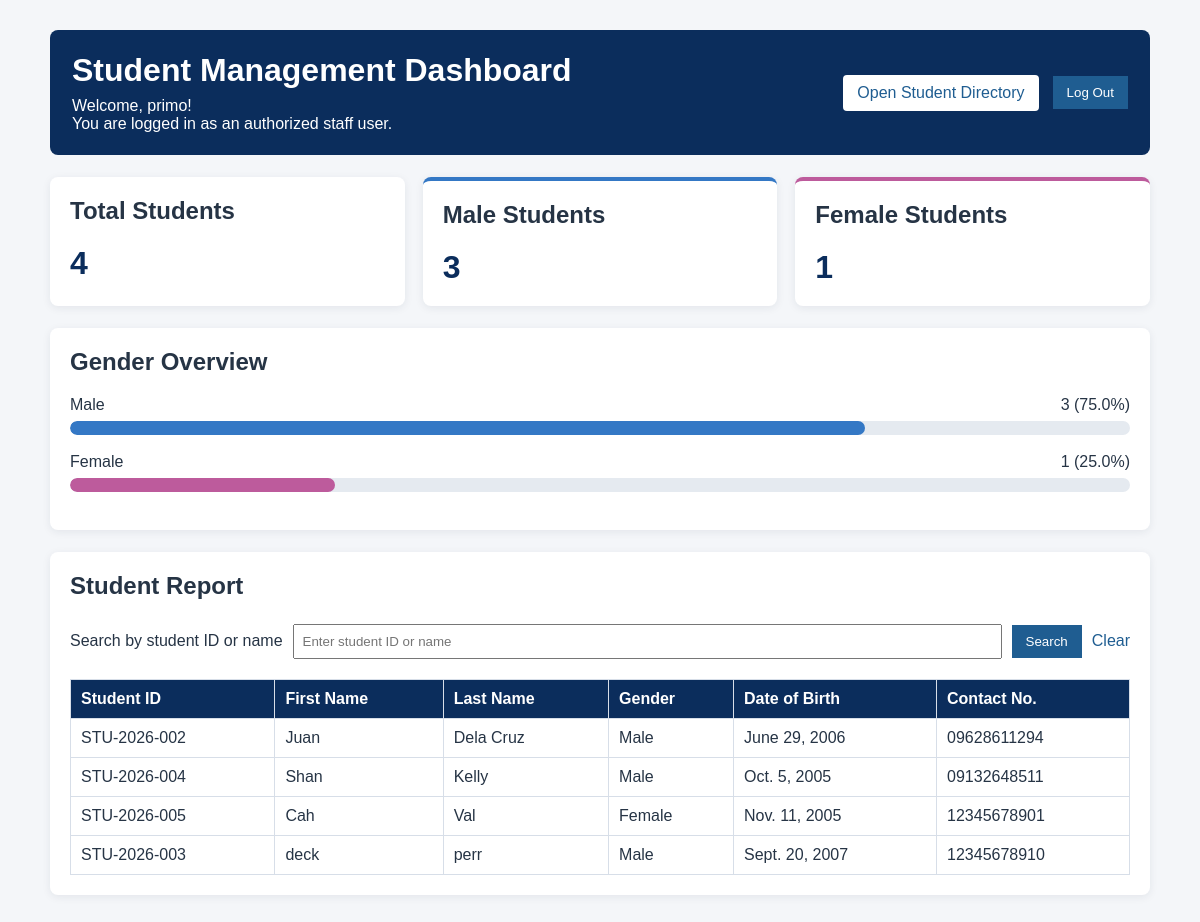
Screenshot of /registration/dashboard/ (signed in) with the database file from the repository.
### registration/models.py (models this page shows, shortened)
class Student(models.Model):
    GENDER_CHOICES = [
        ('Male', 'Male'),
        ('Female', 'Female'),
    ]
    student_id = models.CharField(
        max_length=20,
        unique=True
    )
    first_name = models.CharField(max_length=100)
    last_name = models.CharField(max_length=100)
    gender = models.CharField(
        max_length=10,
        choices=GENDER_CHOICES
    )
    date_of_birth = models.DateField()
    contact_no = models.CharField(max_length=20)

### registration/views.py (the view)
@user_passes_test(staff_check, login_url='login')
def staff_dashboard(request):
    total_students = Student.objects.count()
    male_students = Student.objects.filter(gender='Male').count()
    female_students = Student.objects.filter(gender='Female').count()
    male_percent = (
        male_students / total_students * 100
        if total_students > 0 else 0
    )
    female_percent = (
        female_students / total_students * 100
        if total_students > 0 else 0
    )
    query = request.GET.get('q', '').strip()
    students = Student.objects.all().order_by('last_name', 'first_name')
    if query:
        students = students.filter(
            Q(student_id__icontains=query)
            | Q(first_name__icontains=query)
            | Q(last_name__icontains=query)
        )
    context = {
        'total_students': total_students,
        'male_students': male_students,
        'female_students': female_students,
        'male_percent': male_percent,
        'female_percent': female_percent,
        'students': students,
        'query': query,
    }
    return render(request, 'registration/dashboard.html', context)

### registration/views.py (called while the page is built)
def staff_check(user):
    return user.is_authenticated and user.is_staff

### registration/templates/registration/dashboard.html (shortened to what this page needs)
{% load static %}
<!DOCTYPE html>
<html lang="en">
<head>
    <link rel="stylesheet" href="{% static 'registration/style.css' %}">
</head>
<body>
    <main class="dashboard-container">
        <header class="dashboard-header">
            <div>
                <h1>Student Management Dashboard</h1>
                <p>Welcome, {{ request.user.username }}!</p>
                <p>You are logged in as an authorized staff user.</p>
            </div>
            <nav class="dashboard-actions" aria-label="Dashboard actions">
                <a class="directory-link" href="{% url 'student_list' %}">
                    Open Student Directory
                </a>
                <form method="post" action="{% url 'logout' %}">
                    <button type="submit">Log Out</button>
                </form>
            </nav>
        </header>
        <section class="summary-grid" aria-label="Student summaries">
            <article class="summary-card">
                <h2>Total Students</h2>
                <p class="summary-number">{{ total_students }}</p>
            </article>
            <article class="summary-card male-card">
                <h2>Male Students</h2>
                <p class="summary-number">{{ male_students }}</p>
            </article>
            <article class="summary-card female-card">
                <h2>Female Students</h2>
                <p class="summary-number">{{ female_students }}</p>
            </article>
        </section>
        <section class="report-section" aria-labelledby="gender-overview-title">
            <h2 id="gender-overview-title">Gender Overview</h2>
            <div class="gender-row">
                <div class="gender-label">
                    <span>Male</span>
                    <span>{{ male_students }} ({{ male_percent|floatformat:1 }}%)</span>
                </div>
                <div class="bar-track" role="img"
                     aria-label="Male students: {{ male_percent|floatformat:1 }}%">
                    <div class="bar-fill male-bar"
                         style="width: {{ male_percent }}%;"></div>
                </div>
            </div>
            <div class="gender-row">
                <div class="gender-label">
                    <span>Female</span>
                    <span>{{ female_students }} ({{ female_percent|floatformat:1 }}%)</span>
                </div>
                <div class="bar-track" role="img"
                     aria-label="Female students: {{ female_percent|floatformat:1 }}%">
                    <div class="bar-fill female-bar"
                         style="width: {{ female_percent }}%;"></div>
                </div>
            </div>
        </section>
        <section class="report-section" aria-labelledby="student-report-title">
            <h2 id="student-report-title">Student Report</h2>
            <form method="get" action="{% url 'staff_dashboard' %}"
                  class="search-form">
                <label for="student-search">Search by student ID or name</label>
                <input
                    type="text"
                    id="student-search"
                    name="q"
                    value="{{ query }}"
                    placeholder="Enter student ID or name"
                >
                <button type="submit">Search</button>
                <a class="clear-search" href="{% url 'staff_dashboard' %}">
                    Clear
                </a>
            </form>
            <div class="table-wrapper">
                <table>
                    <thead>
                        <tr>
                            <th>Student ID</th>
                            <th>First Name</th>
                            <th>Last Name</th>
                            <th>Gender</th>
                            <th>Date of Birth</th>
                            <th>Contact No.</th>
                        </tr>
                    </thead>
                    <tbody>
                        {% for student in students %}
                            <tr>
                                <td>{{ student.student_id }}</td>
                                <td>{{ student.first_name }}</td>
                                <td>{{ student.last_name }}</td>
                                <td>{{ student.gender }}</td>
                                <td>{{ student.date_of_birth }}</td>
                                <td>{{ student.contact_no }}</td>
                            </tr>
                        {% empty %}
                            <tr>
                                <td colspan="6" class="empty-message">
                                    No student records found.
                                </td>
                            </tr>
                        {% endfor %}
                    </tbody>
                </table>
            </div>
        </section>
    </main>
</body>
</html>

### registration/static/registration/style.css (style rules this page uses)
body { font-family: Arial, sans-serif; background: #f4f6f9; color: #263445; margin: 30px; }
h1 { color: #0b2d5c; }
a { color: #1f5d91; text-decoration: none; }
table { width: 100%; border-collapse: collapse; background: #ffffff; }
th { background: #0b2d5c; color: #ffffff; text-align: left; }
th, td { padding: 10px; border: 1px solid #d7dee8; }
button { background: #1f5d91; color: #ffffff; border: 0; padding: 9px 14px; cursor: pointer; }
input, select { padding: 8px; margin: 4px 0; }
.dashboard-container { max-width: 1100px; margin: 0 auto; }
.dashboard-header { display: flex; justify-content: space-between; align-items: center; gap: 20px; padding: 22px; margin-bottom: 22px; border-radius: 8px; background: #0b2d5c; color: #ffffff; }
.dashboard-header h1 { color: #ffffff; margin: 0 0 8px; }
.dashboard-header p { margin: 0; }
.dashboard-actions { display: flex; align-items: center; gap: 14px; }
.dashboard-actions form { margin: 0; }
.directory-link { display: inline-block; padding: 9px 14px; border-radius: 4px; background: #ffffff; }
.summary-grid { display: grid; grid-template-columns: repeat(3, minmax(0, 1fr)); gap: 18px; margin-bottom: 22px; }
.summary-card, .report-section { padding: 20px; border-radius: 8px; background: #ffffff; box-shadow: 0 2px 8px rgba(20, 42, 70, 0.08); }
.summary-card h2, .report-section h2 { margin-top: 0; }
.summary-number { margin: 8px 0 0; color: #0b2d5c; font-size: 2rem; font-weight: 700; }
.male-card { border-top: 4px solid #3478c5; }
.female-card { border-top: 4px solid #bd5b9c; }
.report-section { margin-bottom: 22px; }
.gender-row { margin: 18px 0; }
.gender-label { display: flex; justify-content: space-between; gap: 12px; margin-bottom: 7px; }
.bar-track { height: 14px; overflow: hidden; border-radius: 8px; background: #e5eaf0; }
.bar-fill { height: 100%; border-radius: inherit; }
.male-bar { background: #3478c5; }
.female-bar { background: #bd5b9c; }
.search-form { display: flex; align-items: center; flex-wrap: wrap; gap: 10px; margin: 16px 0; }
.search-form input { flex: 1 1 220px; }
.table-wrapper { overflow-x: auto; }

### rows the page displays
Student: student_id "STU-2026-002", first_name "Juan", last_name "Dela Cruz", gender "Male", date_of_birth "June 29, 2006", contact_no "09628611294"
Student: student_id "STU-2026-004", first_name "Shan", last_name "Kelly", gender "Male", date_of_birth "Oct. 5, 2005", contact_no "09132648511"
Student: student_id "STU-2026-005", first_name "Cah", last_name "Val", gender "Female", date_of_birth "Nov. 11, 2005", contact_no "12345678901"
Student: student_id "STU-2026-003", first_name "deck", last_name "perr", gender "Male", date_of_birth "Sept. 20, 2007", contact_no "12345678910"

### other values shown
{{ request.user.username }} "primo"
{{ total_students }} "4"
{{ male_students }} "3"
{{ female_students }} "1"
{{ male_percent|floatformat:1 }} "75.0"
{{ female_percent|floatformat:1 }} "25.0"
